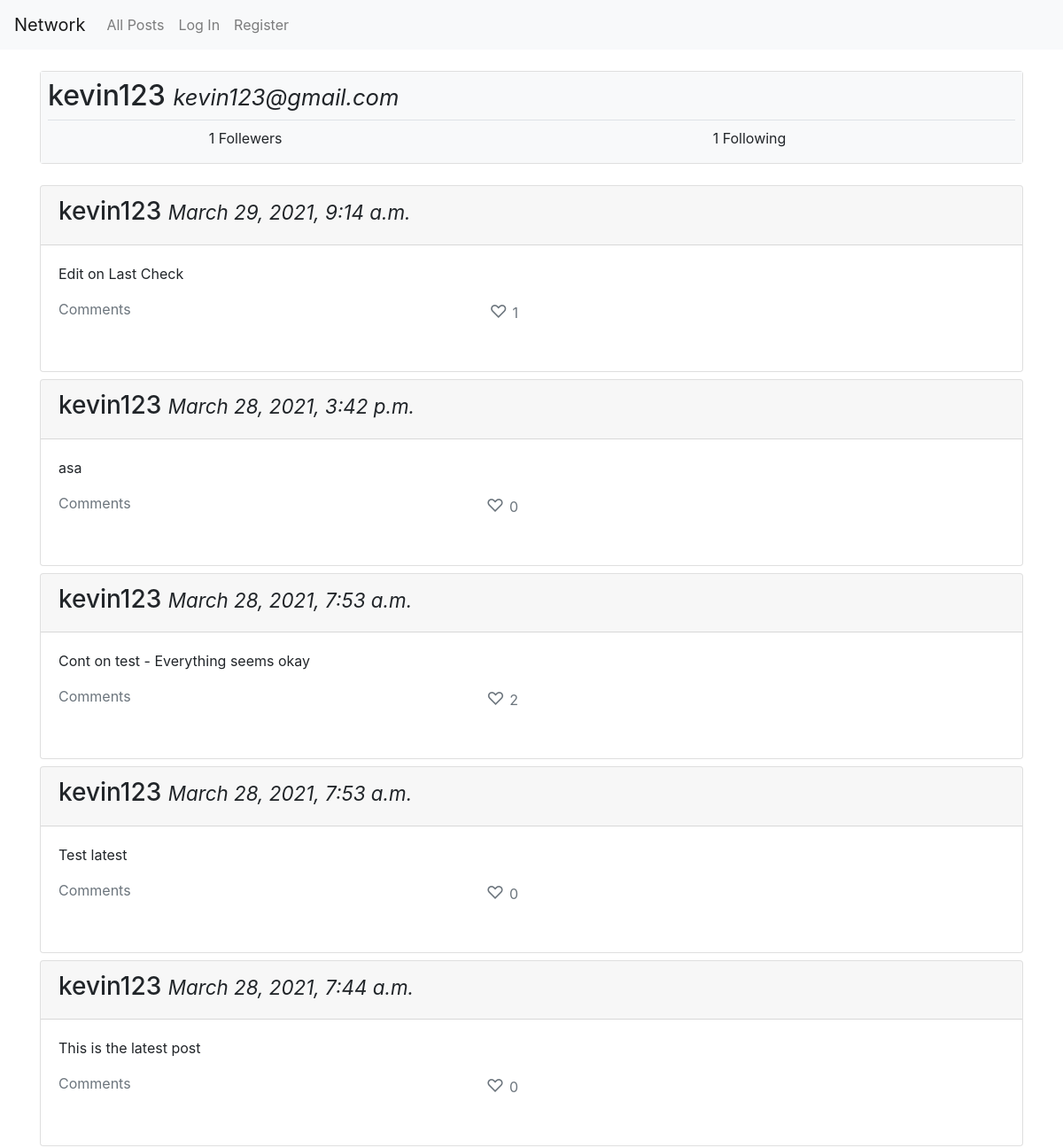
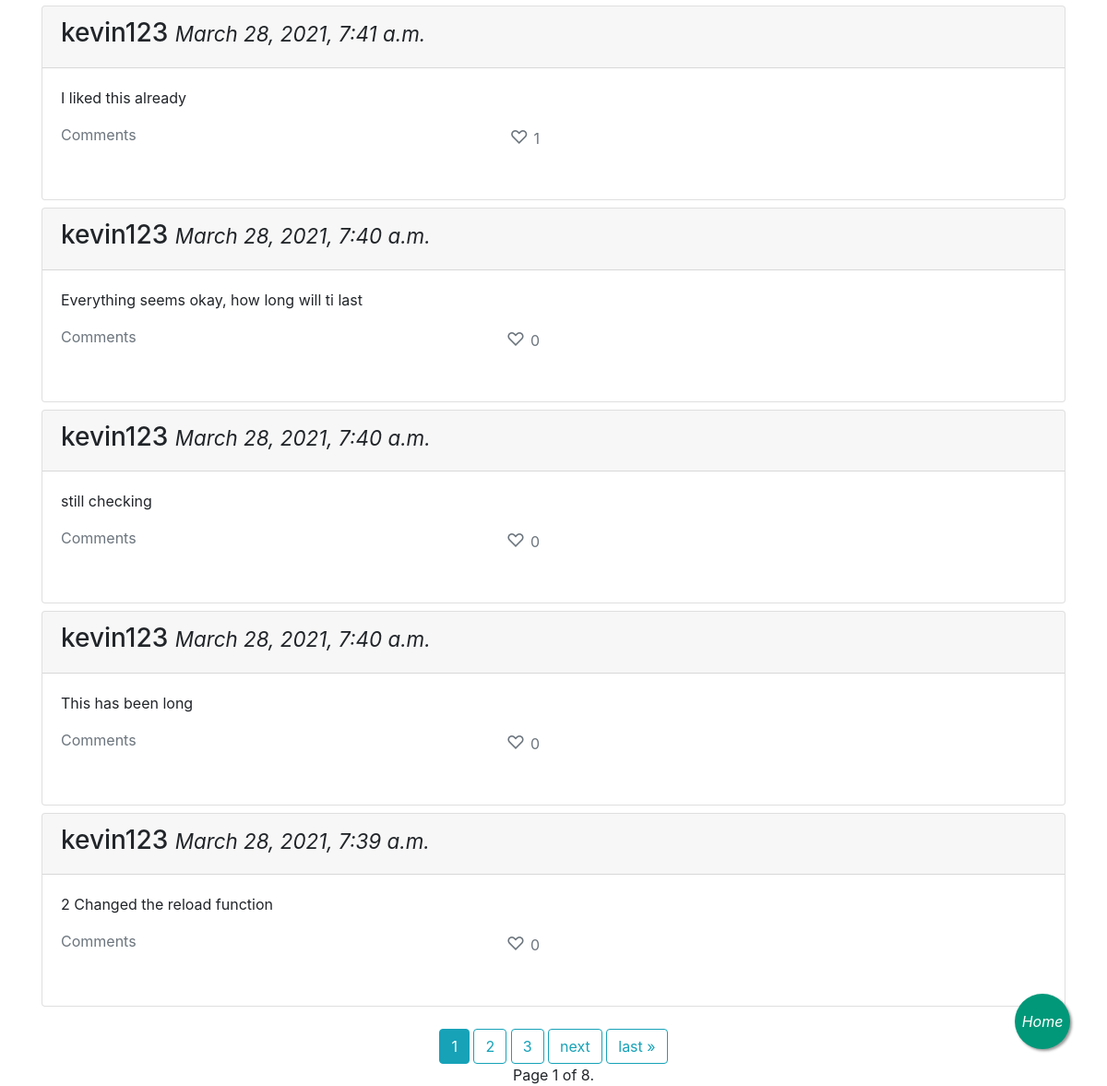
The page /profile/kevin123 on the database its author committed (2 pictures, top to bottom).
### network/models.py (models this page shows, shortened)
class Profile(models.Model):
    user = models.OneToOneField(User, on_delete=models.CASCADE)
    usermail = models.CharField(max_length=64)
    follower =  models.ManyToManyField(User, blank=True, related_name="my_followers")
    following =  models.ManyToManyField(User, blank=True, related_name="my_following")

class User(AbstractUser):
    pass

class Posts(models.Model):
    posterUsername = models.ForeignKey(User, on_delete=models.CASCADE, related_name="post_creator")
    postContent = models.CharField(max_length=64)
    dateTime =  models.DateTimeField(auto_now_add=True)
    likers = models.ManyToManyField(User, related_name="post_likers")
    like = models.IntegerField()

### network/views.py (the view)
# urls.py: path("profile/<str:profilename>", views.profile, name="profile"),
def profile(request, profilename):
    user = User.objects.get(username = profilename)
    profile = Profile.objects.get(user = user)
    followers = profile.follower.count()
    following = profile.following.count()
    try:
        profile.follower.get(username=request.user)
        button = "unFollow"
    except:
        button = "Follow"
    posts = Posts.objects.filter(posterUsername = user)
    posts = posts.order_by("-dateTime").all()
    paginator = Paginator(posts, 10)
    page_number = request.GET.get('page')
    page_obj = paginator.get_page(page_number)
    return render(request, "network/index.html",{
        "profile" : profile,
        "followers": followers,
        "following": following,
        "posts": page_obj,
        "displaybutton":button
    })

### network/templates/network/index.html (shortened to what this page needs)
{% extends "network/layout.html" %}
{% block body %}
    <div class="container">
        {% if profile %}
        <div class="content-section card mt-4" id="profile" >
            <div class="media bg-light">
                <div class="media-body">
                    <div class="media-heading border-bottom m-2 row justify-content-between">
                        <h2>
                            <span id="posterUsername">{{profile.user}}</span>
                            <small><i>{{profile.usermail}}</i></small>
                        </h2>
                    </div>
                    <p class="row justify-content-around">
                        <span class="col-2"> <span id="followNo">{{ followers }} </span> Follewers </span>
                        <span class="col-2">{{ following }} Following</span>
                    </p>
                </div>
            </div>
        </div>
        {%endif%}
        <div id="display_posts" class="mt-4">
            {% for post in posts %}
            <div class="card mt-2" id="post{{post.id}}">
                <div id="postbody">
                    <div class="card-header">
                        <h3 class="media-heading">
                            <span id="posterUsername" data-idno="{{post.posterUsername}}" >{{post.posterUsername}}</span>
                            <small><i>{{post.dateTime}}</i></small>
                        </h3>
                    </div>
                    <div class="card-body mb-3">
                        <p id="postcontent">{{post.postContent}}</p>
                        <div class="row justify-content-between">
                            <div class="col-6 text-muted ml-0 row justify-content-between">
                                <p class="comments" onclick="showcomments('{{post.id}}')">Comments</p>
                                {% if user in post.likers.all %}
                                <p id="likediv">
                                    <span id="heartIcon" onclick="likepost('{{post.id}}')" class="red rounded-circle likedicon">&#x2665; </span>
                                    <span id="likeno" class="red likedicon">{{post.like}}</span>
                                </p>
                                {%else%}
                                <p id="likediv">
                                    <span id="heartIcon" class="unlikedicon" onclick="likepost('{{post.id}}')">&#x2661; </span>
                                    <span id="likeno" class="unlikedicon" >{{post.like}}</span>
                                </p>
                                {%endif%}
                            </div>
                        </div>
                    </div>
                </div>
            </div>
            {%endfor%}
        </div>
        {% if posts %}
        <div class="d-flex justify-content-center">
            <div>
            <div class="pagination ">
                <span class="step-links">
                    <span class="current">
                        {% for num in posts.paginator.page_range %}
                            {% if posts.number == num %}
                                <a class="btn btn-info mt-4" href="{{ request.path }}?page={{ num }}">{{ num }}</a>
                            {% elif num > posts.number|add:'-3' and num < posts.number|add:'3' %}
                                <a class="btn btn-outline-info mt-4" href="{{ request.path }}?page={{ num }}">{{ num }}</a>
                            {% endif %}
                        {% endfor %}
                    </span>
                    {% if posts.has_next %}
                        <a class="btn btn-outline-info mt-4" href="{{ request.path }}?page={{ posts.next_page_number }}">next</a>
                        <a class="btn btn-outline-info mt-4" href="{{ request.path }}?page={{ posts.paginator.num_pages }}">last &raquo;</a>
                    {% endif %}
                </span>
            </div>
            <div id="pageNo" class="d-flex justify-content-center">
                <span class="current">
                    Page {{ posts.number }} of {{ posts.paginator.num_pages }}.
                </span>
            </div>
        </div>
       {%else%}
       <div><h3>No Posts Available</h3></div>
       {%endif%}
        </div>
    </div>
    <div class="floatingButton">
        <a href="{% url 'index' %}">
            {% if user.is_authenticated %}
            <i>Add</i>
            {%else%}
            <i>Home</i>
            {%endif%}
        </a>
    </div>
{% endblock %}

### network/static/network/styles.css (style rules this page uses)
#heartIcon { font-size: 20px; }
.floatingButton { position:fixed; background-color:#009879; color:#FFF; border-radius:50%; justify-content: center; align-items: center; box-shadow: 2px 2px 3px #999; }
.floatingButton>a { display: flex; align-items: center; justify-content: center; color: #FFF; height: 100%; }
@media (min-width: 600px) { .floatingButton { width:60px; height:60px; bottom:40px; right:40px; } }

### rows shown on the page
Profile: user "kevin123", usermail "kevin123@gmail.com"
Posts: posterUsername "kevin123", dateTime "March 29, 2021, 9:14 a.m.", postContent "Edit on Last Check", like "1"
Posts: posterUsername "kevin123", dateTime "March 28, 2021, 3:42 p.m.", postContent "asa", like "0"
Posts: posterUsername "kevin123", dateTime "March 28, 2021, 7:53 a.m.", postContent "Cont on test - Everything seems okay", like "2"
Posts: posterUsername "kevin123", dateTime "March 28, 2021, 7:53 a.m.", postContent "Test latest", like "0"
Posts: posterUsername "kevin123", dateTime "March 28, 2021, 7:44 a.m.", postContent "This is the latest post", like "0"
Posts: posterUsername "kevin123", dateTime "March 28, 2021, 7:41 a.m.", postContent "I liked this already", like "1"
Posts: posterUsername "kevin123", dateTime "March 28, 2021, 7:40 a.m.", postContent "Everything seems okay, how long will ti last", like "0"
Posts: posterUsername "kevin123", dateTime "March 28, 2021, 7:40 a.m.", postContent "still checking", like "0"
Posts: posterUsername "kevin123", dateTime "March 28, 2021, 7:40 a.m.", postContent "This has been long", like "0"
Posts: posterUsername "kevin123", dateTime "March 28, 2021, 7:39 a.m.", postContent "2 Changed the reload function", like "0"

### other values the page prints
{{ followers }} "1"
{{ following }} "1"
{{ num }} "1"
{{ num }} "2" "3"
{{ posts.number }} "1"
{{ posts.paginator.num_pages }} "8"
